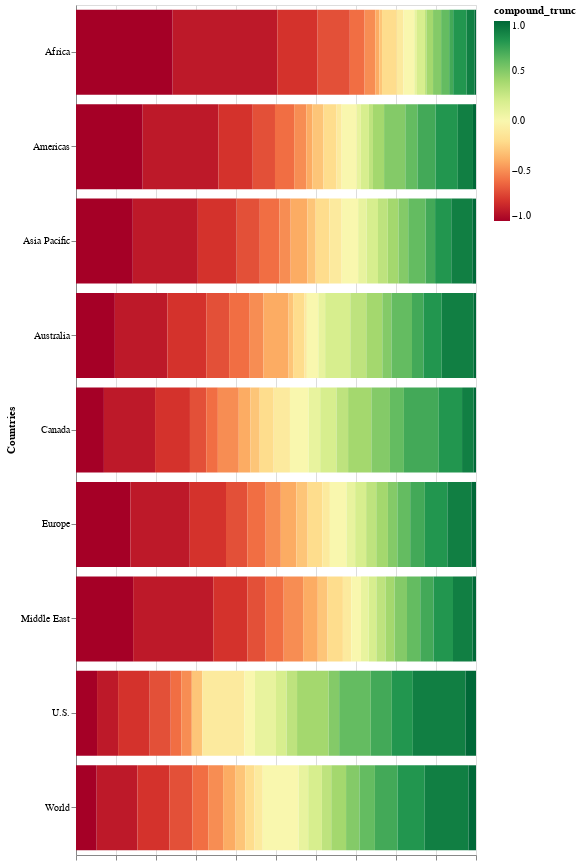

Notebook code cell kept with this figure:
### Markdown cell above
Now let's plot the distribuition of the sentiment score per each country. This plot might give us an insight on how each continet or part of the world "performed" in terms of good and bad news.

### Code cell
stacked_bar = alt.Chart(res).mark_bar().encode(
    y = alt.X("subsection_name", axis=alt.Axis(title="Countries")),
    x=alt.Y('count:Q', stack='normalize', axis=alt.Axis(title="", labels=False)),
    color=alt.Color('compound_trunc', scale=alt.Scale(scheme='redyellowgreen')), 
    tooltip=['compound_trunc', 'subsection_name', 'count'],
    order=alt.Order(
      # Sort the segments of the bars by this field
      'compound_trunc',
      sort='ascending')
).properties(height = 850)

stacked_bar

### Figure 1 — Vega-Lite specification as saved in the notebook (floating-point values rounded to 4 significant figures; data arrays with more than 128 entries replaced by an {"elided": "..."} marker saying what was removed)
{"config": {"view": {"continuousWidth": 400, "continuousHeight": 300}}, "data": {"name": "data-5b525bea0582867311b3c6115b8dc52c"}, "mark": "bar", "encoding": {"color": {"field": "compound_trunc", "scale": {"scheme": "redyellowgreen"}, "type": "quantitative"}, "order": {"field": "compound_trunc", "sort": "ascending", "type": "quantitative"}, "tooltip": [{"field": "compound_trunc", "type": "quantitative"}, {"field": "subsection_name", "type": "nominal"}, {"field": "count", "type": "quantitative"}], "x": {"axis": {"labels": false, "title": ""}, "field": "count", "stack": "normalize", "type": "quantitative"}, "y": {"axis": {"title": "Countries"}, "field": "subsection_name", "type": "nominal"}}, "height": 850, "$schema": "https://vega.github.io/schema/vega-lite/v4.17.0.json", "datasets": {"data-5b525bea0582867311b3c6115b8dc52c": {"elided": "187 records"}}}
